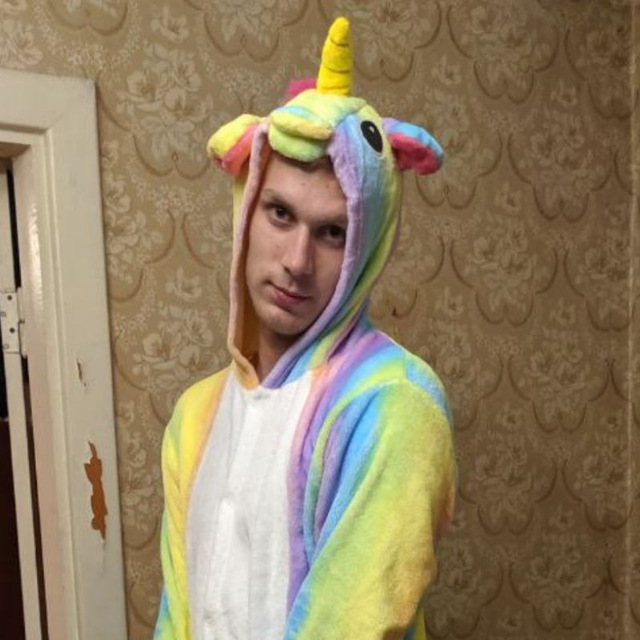
#> input picture laba1/image.jpg, 640 x 640 px, given in place of Lab3_half100.png, which was not available
$ jupyter execute laba3.ipynb   (text cells are left out)
#> lines starting #> are read from the running program, lines starting #| are printed output that depends on the picture; after the words box and inside, x2 and y2 are one past the last pixel; in counts of white or black regions, pixels touching at a corner belong together; pictures that were not available may be replaced by others from this repository, and a replacement may not be noted
[cell 1]
import cv2
import matplotlib.pyplot as plt
import numpy as np

[cell 2]
img_half = cv2.imread("image\input\Lab3_half100.png", cv2.IMREAD_GRAYSCALE)
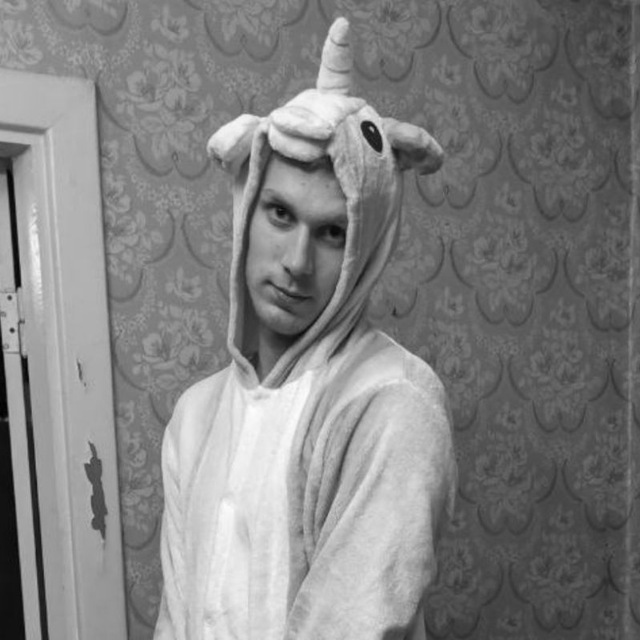
#> img_half: shape (640, 640); min 0, max 253, mean 129.4
img_chess = cv2.imread("image\input\Lab3_chess100.png", cv2.IMREAD_GRAYSCALE)
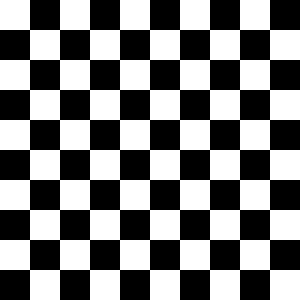
#> input picture laba3/image/input/Lab3_chess100.png, 100 x 100 px, found by its file name (shown 3 times larger)
#> img_chess: shape (100, 100); values 100 (black) and 200 (white), 50% white; 1 white region, box (x1, y1, x2, y2) and area: (0, 0, 100, 100) 5000

plt.figure(figsize=(7, 3))
plt.subplot(121), plt.imshow(img_half, cmap = 'gray'), plt.xticks([]), plt.yticks([]), plt.title('half')
plt.subplot(122), plt.imshow(img_chess, cmap = 'gray'), plt.xticks([]), plt.yticks([]), plt.title('chess')

plt.show();
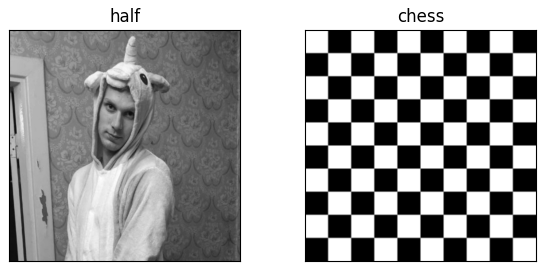
#> figure drawn by matplotlib, 2 panels

[cell 3]
hist_half = cv2.calcHist([img_half], [0], None, [256], [0, 256])
#> hist_half = 256 values, max 4350 at index 85, min 0 at index 254, mean 1600
hist_chess = cv2.calcHist([img_chess], [0], None, [256], [0, 256])
#> hist_chess = 256 values, max 5000 at index 100, min 0 at index 0, mean 39.06

[cell 4]
plt.figure(figsize=(7, 3))
plt.subplot(121), plt.imshow(img_half, cmap = 'gray'), plt.xticks([]), plt.yticks([]), plt.title('half')
plt.subplot(122), plt.plot(hist_half), plt.xticks([]), plt.yticks([]), plt.title('half - gistogram')

plt.figure(figsize=(7, 3))
plt.subplot(121), plt.imshow(img_chess, cmap = 'gray'), plt.xticks([]), plt.yticks([]), plt.title('chess')
plt.subplot(122), plt.plot(hist_chess), plt.xticks([]), plt.yticks([]), plt.title('chess - gistogram')

plt.show()
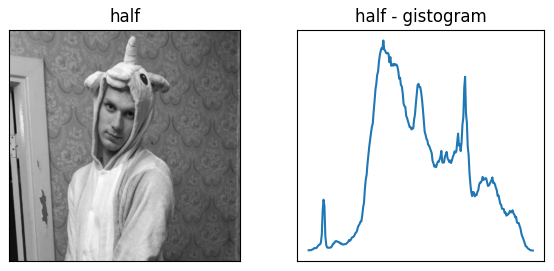
#> figure drawn by matplotlib, 2 panels
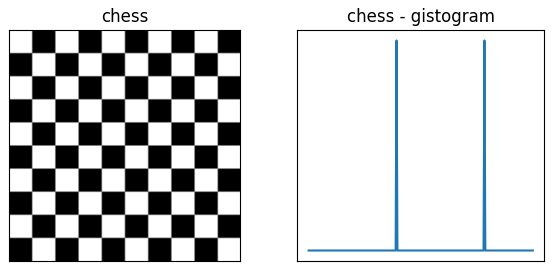
#> figure drawn by matplotlib, 2 panels

[cell 5]
half_blur3 = cv2.GaussianBlur(img_half,(3,3),0)
half_blur5 = cv2.GaussianBlur(img_half,(5,5),0)
half_blur9 = cv2.GaussianBlur(img_half,(9,9),0)
half_blur15 = cv2.GaussianBlur(img_half,(15,15),0)
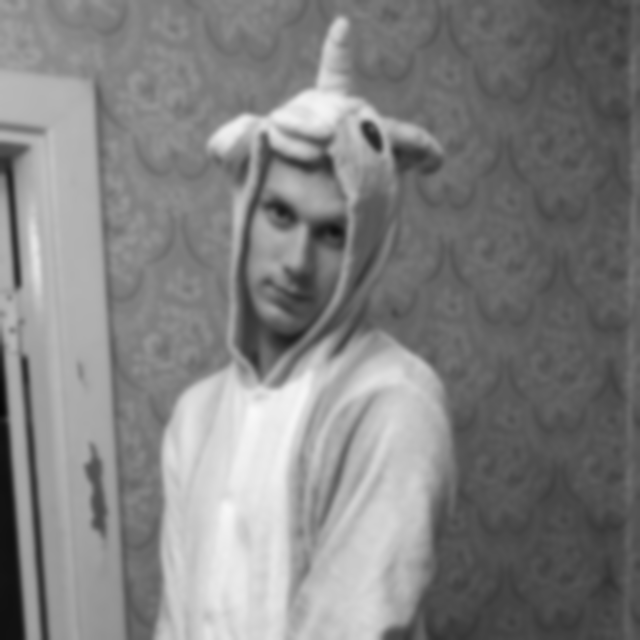
#> half_blur15: shape (640, 640); min 6, max 249, mean 129.5

chess_blur3 = cv2.GaussianBlur(img_chess,(3,3),0)
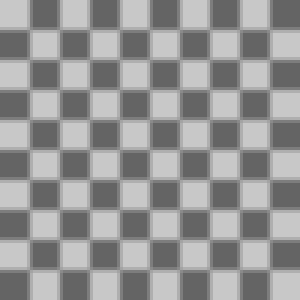
#> chess_blur3: shape (100, 100) (shown 3 times larger); min 100, max 200, mean 150
chess_blur5 = cv2.GaussianBlur(img_chess,(5,5),0)
chess_blur9 = cv2.GaussianBlur(img_chess,(9,9),0)
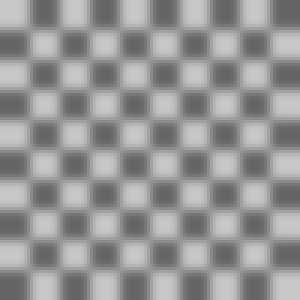
#> chess_blur9: shape (100, 100) (shown 3 times larger); min 100, max 200, mean 150
chess_blur15 = cv2.GaussianBlur(img_chess,(15,15),0)

[cell 6]
half_hist = cv2.calcHist([img_half], [0], None, [256], [0, 256])
#> half_hist has the same summary as hist_half
half_blur3_hist = cv2.calcHist([half_blur3], [0], None, [256], [0, 256])
#> half_blur3_hist = 256 values, max 4336 at index 86, min 0 at index 0, mean 1600
half_blur5_hist = cv2.calcHist([half_blur5], [0], None, [256], [0, 256])
#> half_blur5_hist = 256 values, max 4372 at index 90, min 0 at index 0, mean 1600
half_blur9_hist = cv2.calcHist([half_blur9], [0], None, [256], [0, 256])
#> half_blur9_hist = 256 values, max 4666 at index 89, min 0 at index 0, mean 1600
half_blur15_hist = cv2.calcHist([half_blur15], [0], None, [256], [0, 256])
#> half_blur15_hist = 256 values, max 4822 at index 88, min 0 at index 0, mean 1600

chess_hist = cv2.calcHist([img_chess], [0], None, [256], [0, 256])
#> chess_hist has the same summary as hist_chess
chess_blur3_hist = cv2.calcHist([chess_blur3], [0], None, [256], [0, 256])
#> chess_blur3_hist = 256 values, max 3362 at index 100, min 0 at index 0, mean 39.06
chess_blur5_hist = cv2.calcHist([chess_blur5], [0], None, [256], [0, 256])
#> chess_blur5_hist = 256 values, max 2048 at index 100, min 0 at index 0, mean 39.06
chess_blur9_hist = cv2.calcHist([chess_blur9], [0], None, [256], [0, 256])
#> chess_blur9_hist = 256 values, max 504 at index 102, min 0 at index 0, mean 39.06
chess_blur15_hist = cv2.calcHist([chess_blur15], [0], None, [256], [0, 256])
#> chess_blur15_hist = 256 values, max 324 at index 122, min 0 at index 0, mean 39.06

[cell 7]
plt.figure(figsize=(20,6))
plt.subplot(251), plt.imshow(img_half, cmap='gray'), plt.title('Original'),plt.xticks([]), plt.yticks([])
plt.subplot(252), plt.imshow(half_blur3, cmap='gray'),  plt.title('Gaussian Blur 3x3'),   plt.xticks([]), plt.yticks([])
plt.subplot(253), plt.imshow(half_blur5, cmap='gray'),  plt.title('Gaussian Blur 5x5'),   plt.xticks([]), plt.yticks([])
plt.subplot(254), plt.imshow(half_blur9, cmap='gray'),  plt.title('Gaussian Blur 9x9'),   plt.xticks([]), plt.yticks([])
plt.subplot(255), plt.imshow(half_blur15, cmap='gray'), plt.title('Gaussian Blur 15x15'), plt.xticks([]), plt.yticks([])
plt.subplot(256), plt.plot(half_hist),           plt.xlim([0, 255]), plt.grid(), plt.title('Original')
plt.subplot(257), plt.plot(half_blur3_hist),     plt.xlim([0, 255]), plt.grid(), plt.title('Blur 3x3')
plt.subplot(258), plt.plot(half_blur5_hist),     plt.xlim([0, 255]), plt.grid(), plt.title('Blur 5x5')
plt.subplot(259), plt.plot(half_blur9_hist),     plt.xlim([0, 255]), plt.grid(), plt.title('Blur 9x9')
plt.subplot(2,5,10), plt.plot(half_blur15_hist), plt.xlim([0, 255]), plt.grid(), plt.title('Blur 15x15')

plt.figure(figsize=(20,6))
plt.subplot(251), plt.imshow(img_chess, cmap='gray'), plt.title('Original'),plt.xticks([]), plt.yticks([])
plt.subplot(252), plt.imshow(chess_blur3, cmap='gray'),  plt.title('Gaussian Blur 3x3'),   plt.xticks([]), plt.yticks([])
plt.subplot(253), plt.imshow(chess_blur5, cmap='gray'),  plt.title('Gaussian Blur 5x5'),   plt.xticks([]), plt.yticks([])
plt.subplot(254), plt.imshow(chess_blur9, cmap='gray'),  plt.title('Gaussian Blur 9x9'),   plt.xticks([]), plt.yticks([])
plt.subplot(255), plt.imshow(chess_blur15, cmap='gray'), plt.title('Gaussian Blur 15x15'), plt.xticks([]), plt.yticks([])
plt.subplot(256), plt.plot(chess_hist),           plt.xlim([0, 255]), plt.grid(), plt.title('Original')
plt.subplot(257), plt.plot(chess_blur3_hist),     plt.xlim([0, 255]), plt.grid(), plt.title('Blur 3x3')
plt.subplot(258), plt.plot(chess_blur5_hist),     plt.xlim([0, 255]), plt.grid(), plt.title('Blur 5x5')
plt.subplot(259), plt.plot(chess_blur9_hist),     plt.xlim([0, 255]), plt.grid(), plt.title('Blur 9x9')
plt.subplot(2,5,10), plt.plot(chess_blur15_hist), plt.xlim([0, 255]), plt.grid(), plt.title('Blur 15x15')

plt.show()
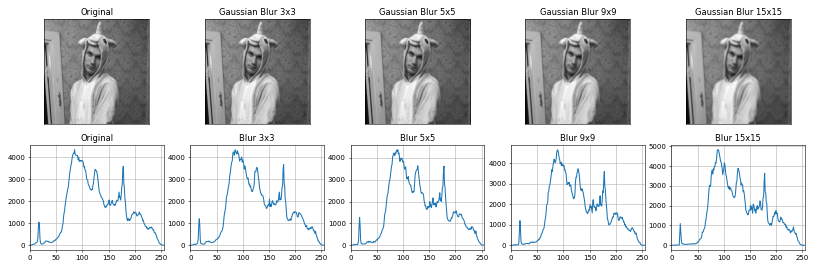
#> figure drawn by matplotlib, 10 panels; panel 6: curve peaks at x = 85, y = 4350; panel 7: curve peaks at x = 86, y = 4336; panel 8: curve peaks at x = 90, y = 4372; panel 9: curve peaks at x = 89, y = 4666
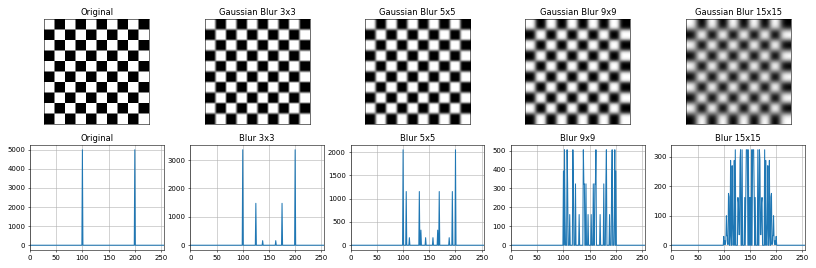
#> figure drawn by matplotlib, 10 panels; panel 6: curve peaks at x = 100, y = 5000; panel 7: curve peaks at x = 100, y = 3362; panel 8: curve peaks at x = 100, y = 2048; panel 9: curve peaks at x = 102, y = 504
